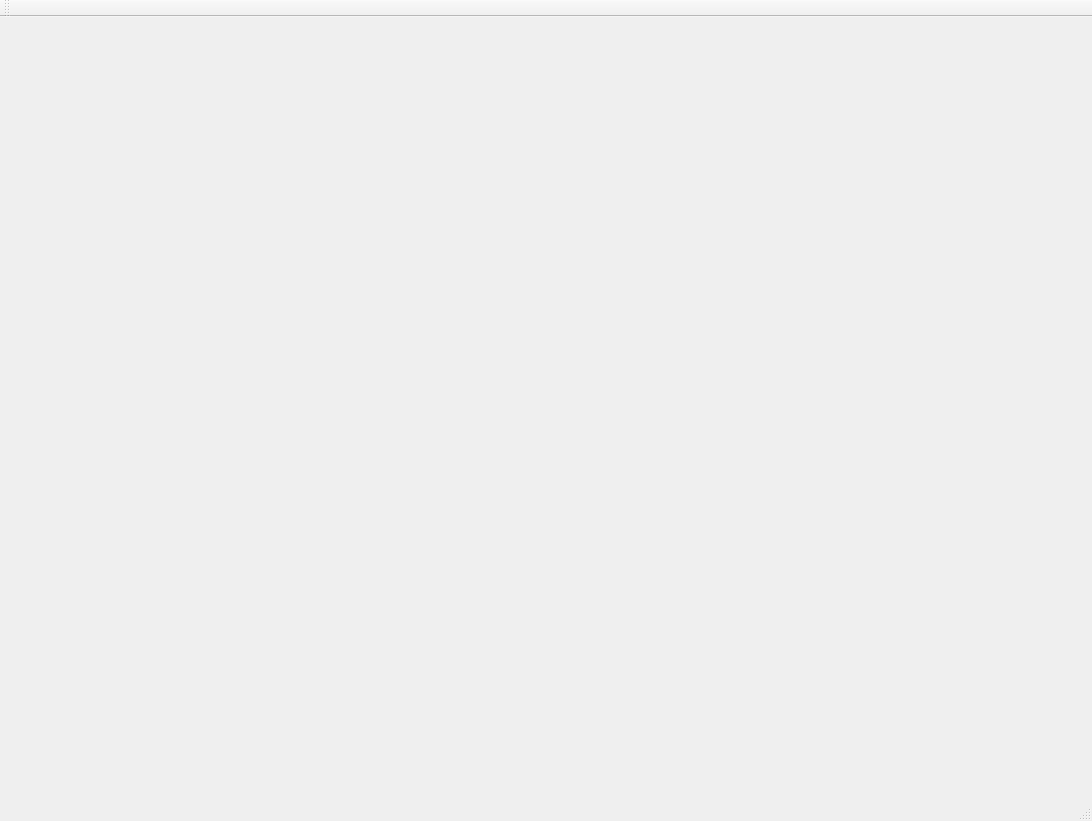
<?xml version="1.0" encoding="UTF-8"?>
<ui version="4.0">
 <class>MainWindow</class>
 <widget class="QMainWindow" name="MainWindow">
  <property name="geometry">
   <rect>
    <x>0</x>
    <y>0</y>
    <width>1092</width>
    <height>821</height>
   </rect>
  </property>
  <property name="windowTitle">
   <string>Face2PPG-RT</string>
  </property>
  <widget class="QWidget" name="centralWidget"/>
  <widget class="QMenuBar" name="menuBar">
   <property name="geometry">
    <rect>
     <x>0</x>
     <y>0</y>
     <width>1092</width>
     <height>22</height>
    </rect>
   </property>
  </widget>
  <widget class="QToolBar" name="mainToolBar">
   <attribute name="toolBarArea">
    <enum>TopToolBarArea</enum>
   </attribute>
   <attribute name="toolBarBreak">
    <bool>false</bool>
   </attribute>
  </widget>
  <widget class="QStatusBar" name="statusBar"/>
 </widget>
 <layoutdefault spacing="6" margin="11"/>
 <resources/>
 <connections/>
</ui>
